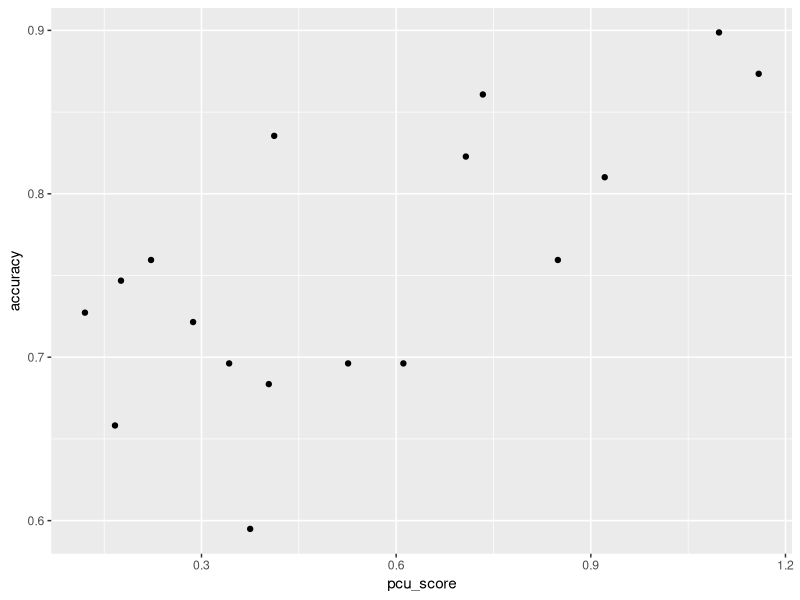
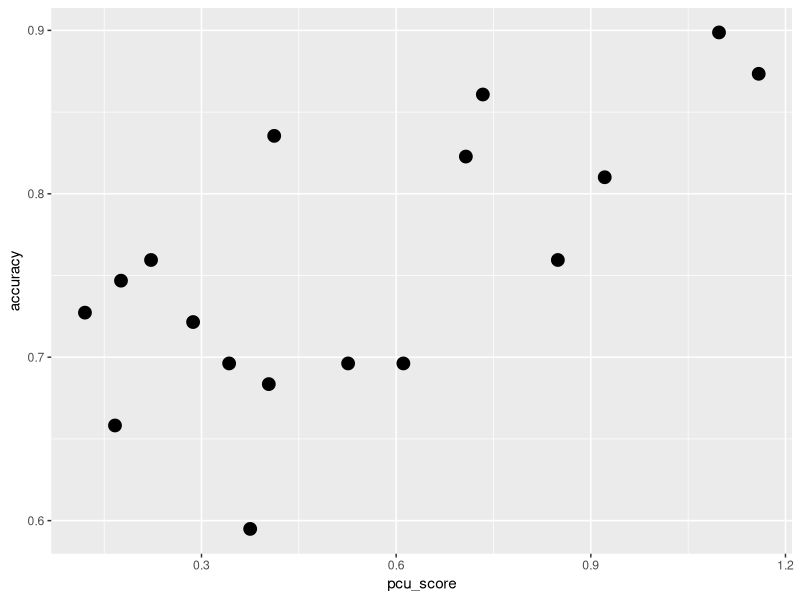
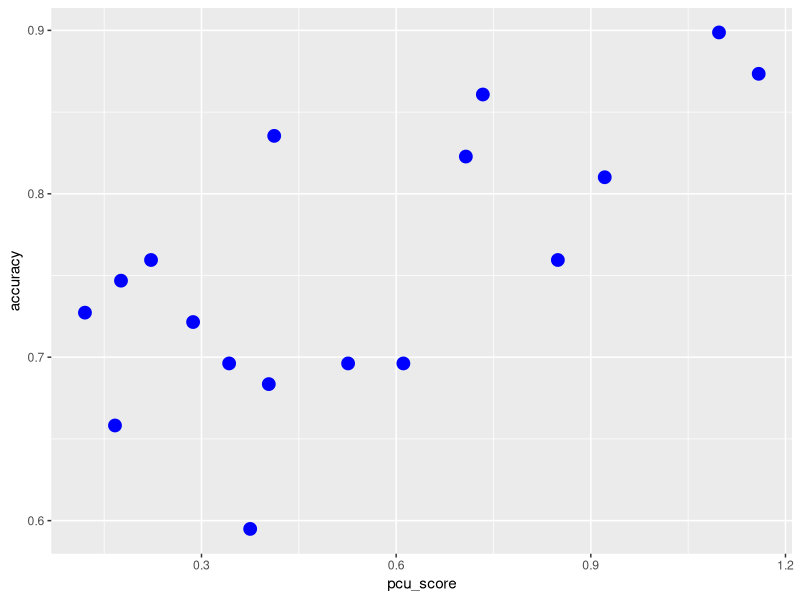
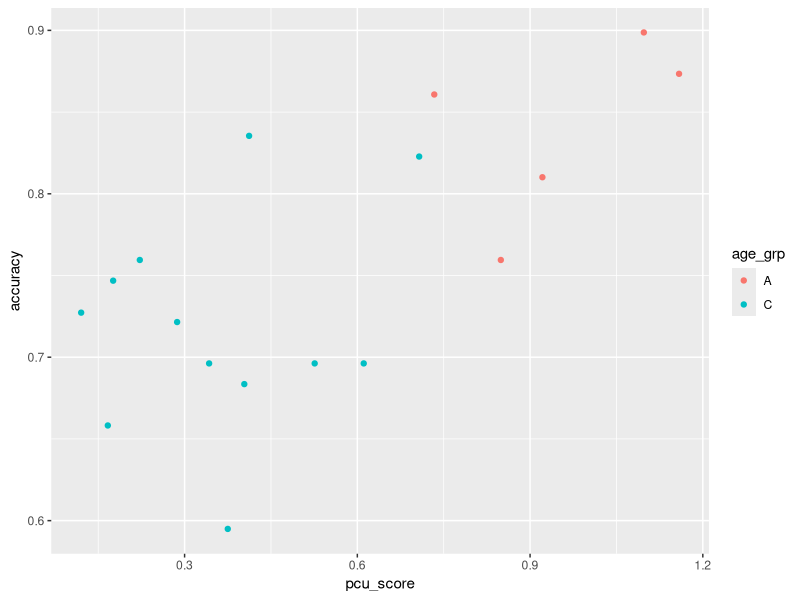
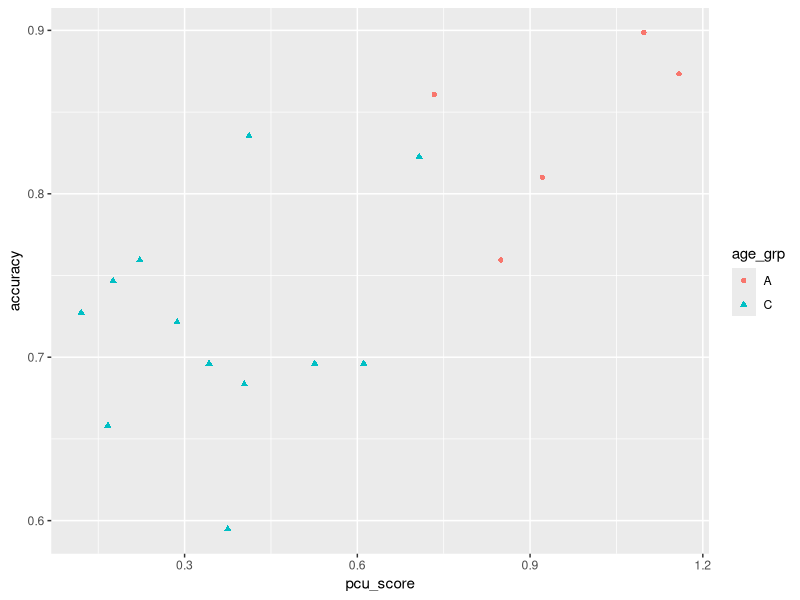
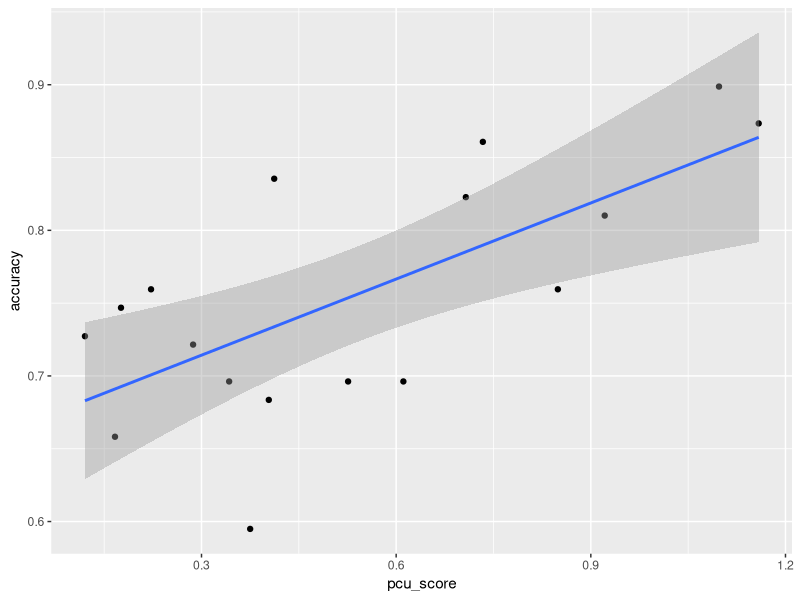
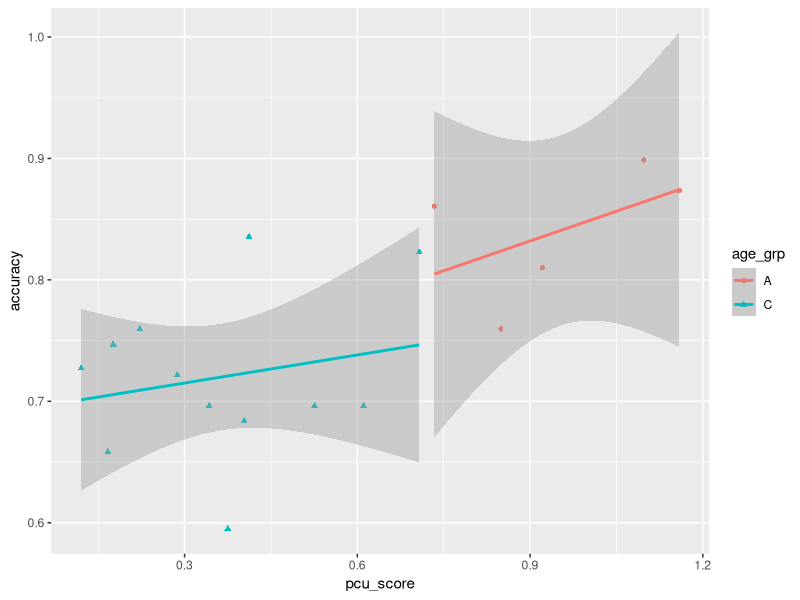
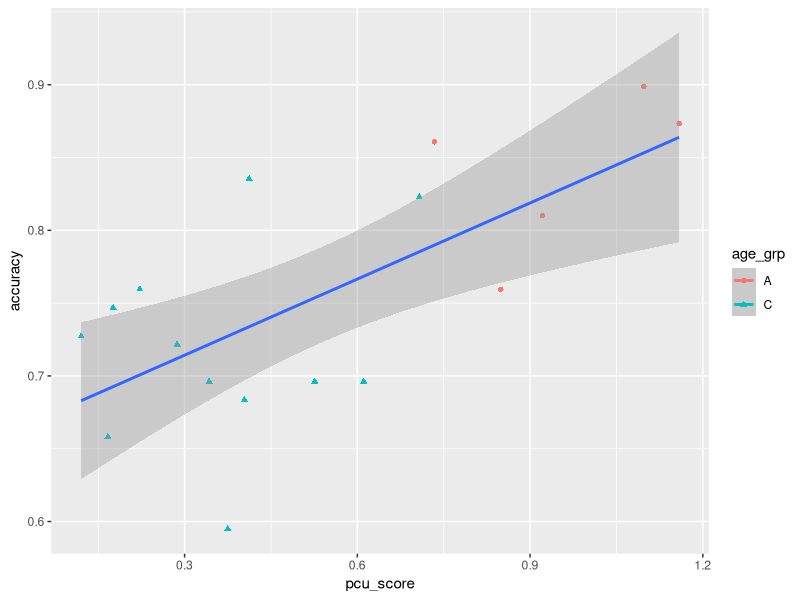

The R script that drew these images, in order:
## ---- chunk 1
game.wmc <- read.table("kr_gamewmc.txt", header=T)

# Let's calculate accuracy again
game.wmc$accuracy <- game.wmc$Phit + game.wmc$PcorrectRejection

## ---- chunk 2
require(ggplot2)

ggplot(game.wmc, aes(x=pcu_score, y=accuracy)) + geom_point() 

ggplot(game.wmc, aes(x=pcu_score, y=accuracy)) + geom_point(size=4) 

ggplot(game.wmc, aes(x=pcu_score, y=accuracy)) + geom_point(size=4, colour="blue") 
## ---- chunk 3
head(game.wmc)
## ---- chunk 4
library(reshape2)
melt(game.wmc, id.vars= c("player_id", "age_grp"), measure.vars=c("pcu_score","accuracy"))
## ---- chunk 5
ggplot(game.wmc, aes(x=pcu_score, y=accuracy, colour=age_grp)) + 
  geom_point() 

## ---- chunk 6
ggplot(game.wmc, aes(x=pcu_score, y=accuracy, colour=age_grp, shape=age_grp)) + 
  geom_point() 

## ---- chunk 7
ggplot(game.wmc, aes(x=pcu_score, y=accuracy)) + 
  geom_point() +
  geom_smooth(method="lm")
## ---- chunk 8
ggplot(game.wmc, aes(x=pcu_score, y=accuracy, colour=age_grp, shape=age_grp)) + 
  geom_point() +
  geom_smooth(method="lm")
## ---- chunk 9
ggplot(game.wmc, aes(x=pcu_score, y=accuracy, colour=age_grp, shape=age_grp, group=1)) + 
  geom_point() +
  geom_smooth(method="lm")
## ---- chunk 10
ggplot(game.wmc, aes(x=age_grp, y=accuracy, colour=age_grp)) + 
  geom_boxplot()
## ---- chunk 11
ggplot(game.wmc, aes(x=age_grp, y=accuracy, colour=age_grp)) + 
  stat_summary(fun.data="mean_cl_normal", size=2)
## ---- chunk 12
ggplot(game.wmc, aes(x=accuracy)) + 
  geom_histogram()

ggplot(game.wmc, aes(x=accuracy)) + 
  geom_density()

ggplot(game.wmc, aes(x=accuracy, colour=age_grp)) + 
  geom_density()
## ---- chunk 13

ggplot(game.wmc, aes(x=pcu_score, fill=age_grp)) + 
  geom_histogram() +
  facet_grid(age_grp ~ .)

ggplot(game.wmc, aes(x=pcu_score, fill=age_grp)) + 
  geom_histogram() +
  facet_grid(. ~ age_grp)

## ---- chunk 14
ggsave("sample_plot.png", height=10, width=10, units="cm", dpi=300)

